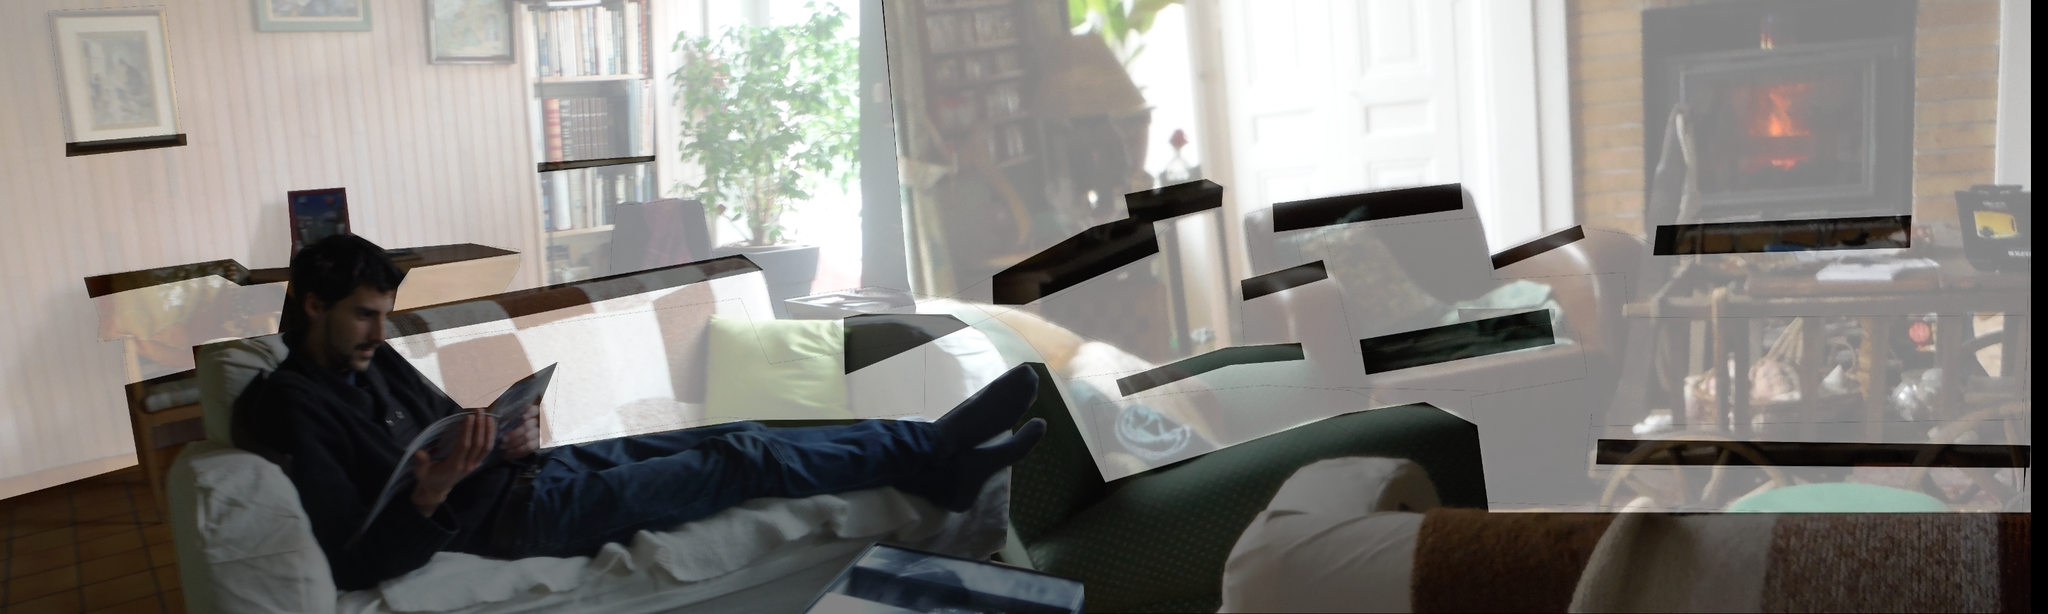

The image is a tile-based game level rendered from a .tmx file. Its description and source (layers, tilesets, objects; grid data summarised) follow:
An orthogonal 120x36 tile map with 25x25 px tiles, 1 tile layer (Tile Layer 1) and 16 objects.

<map version="1.0" orientation="orthogonal" renderorder="right-down" width="120" height="36" tilewidth="25" tileheight="25" nextobjectid="19">
 <tileset firstgid="1" name="salon" tilewidth="25" tileheight="25" tilecount="4320" columns="120">
  <image source="Atlas/salon.png" width="3000" height="900" />
 </tileset>
 <layer name="Tile Layer 1" width="120" height="36">
  <data>[4320 cells, 4284 non-empty, 4284 distinct tile ids]</data>
 </layer>
 <objectgroup name="Obstacles">
  <object id="3" x="4" y="732">
   <polyline points="0,0 198,-54 177,-168 282,-192 279,-223 404,-246 420,-323 351,-313 317,-329 130,-295 121,-323" />
  </object>
  <object id="4" x="4" y="747">
   <polyline points="0,0 -1,-745 876,-745" />
  </object>
  <object id="5" x="98" y="210">
   <polyline points="0,0 174,-16 176,2 0,23 1,-1" />
  </object>
  <object id="6" x="124" y="409">
   <polyline points="0,0 217,-30 238,-14 302,-21 296,-130 382,-134 388,-69 444,-44 568,-52 636,-40 476,-14 460,7 449,46 965,-38 993,-15 439,89 555,188 593,188 624,155 692,122 667,187 667,248" />
  </object>
  <object id="7" x="789" y="239">
   <polyline points="0,0 172,-11 170,-3 -1,13 0,0" />
  </object>
  <object id="8" x="788" y="655">
   <polyline points="0,0 303,-38 402,-41 583,-36 714,-123 744,-122 830,48 1189,-50 1299,-64 1376,-31 1394,93 2193,97 2187,243" />
  </object>
  <object id="9" x="2972" y="884">
   <polyline points="0,0 2,-884 -224,-883" />
  </object>
  <object id="10" x="2343" y="645">
   <polyline points="0,0 631,6 628,41 -4,35 -1,3" />
  </object>
  <object id="11" x="2426" y="331">
   <polyline points="0,0 375,-17 374,29 -5,42 3,4" />
  </object>
  <object id="12" x="2267" y="453">
   <polyline points="0,0 -272,46 -263,95 11,48 2,3" />
  </object>
  <object id="13" x="2185" y="375">
   <polyline points="0,0 129,-47 136,-26 6,19 1,1" />
  </object>
  <object id="14" x="1866" y="297">
   <polyline points="0,0 275,-31 279,10 1,44 0,0" />
  </object>
  <object id="15" x="1819" y="413">
   <polyline points="0,0 120,-31 127,-8 4,27 0,-3" />
  </object>
  <object id="16" x="1636" y="556">
   <polyline points="0,0 161,-48 268,-55 274,-31 161,-19 8,27 2,6" />
  </object>
  <object id="17" x="1650" y="284">
   <polyline points="0,0 119,-23 141,-12 139,17 35,42 49,86 -152,165 -189,162 -193,120 -44,47 4,36 -4,2" />
  </object>
  <object id="18" x="1237" y="467">
   <polyline points="0,0 33,-9 156,-5 183,9 1,82 2,1" />
  </object>
 </objectgroup>
</map>
